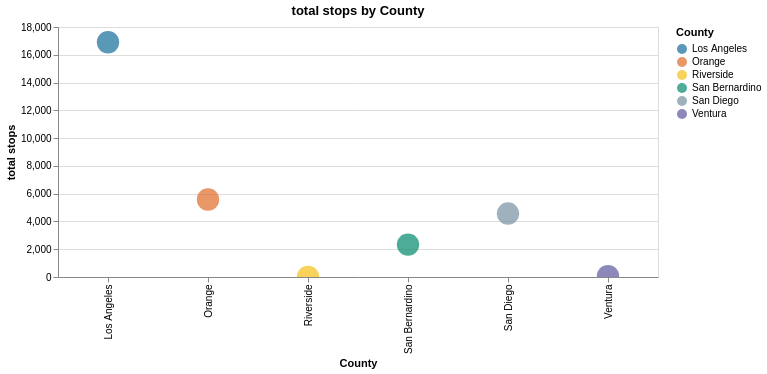
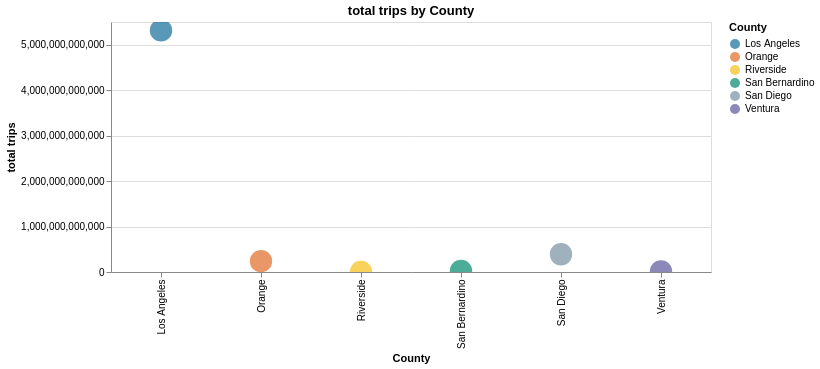
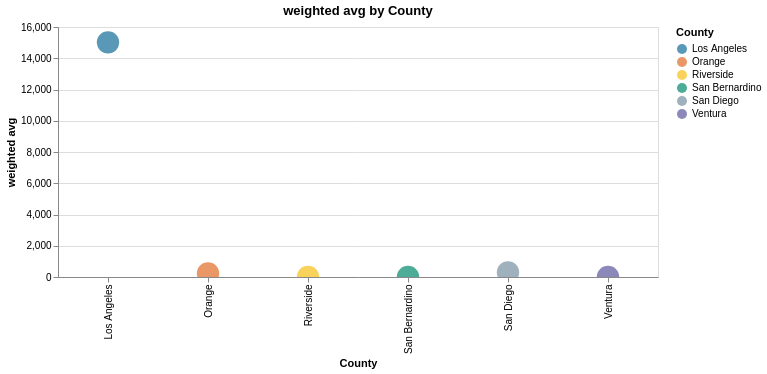

The cell these charts' notebook holds for them, in order:
### Code cell
charts(county_agg2, 'County')

### Figure 1 — Vega-Lite specification as saved in the notebook (floating-point values rounded to 4 significant figures)
{"config": {"view": {"continuousWidth": 400, "continuousHeight": 300}}, "data": {"name": "data-8009dfb53e46791a273635db76924370"}, "mark": {"type": "circle", "size": 500}, "encoding": {"color": {"field": "County", "scale": {"range": ["#136C97", "#E16B26", "#F6BF16", "#00896B", "#7790A3", "#5B559C"]}, "type": "nominal"}, "tooltip": [{"field": "County", "type": "nominal"}, {"field": "total_stops", "type": "quantitative"}], "x": {"field": "County", "title": "County", "type": "nominal"}, "y": {"field": "total_stops", "title": "total stops", "type": "quantitative"}}, "height": 250, "selection": {"selector025": {"type": "interval", "bind": "scales", "encodings": ["x", "y"]}}, "title": "total stops by County", "width": 600, "$schema": "https://vega.github.io/schema/vega-lite/v4.17.0.json", "datasets": {"data-8009dfb53e46791a273635db76924370": [{"County": "Los Angeles", "total_stops": 16900}, {"County": "Orange", "total_stops": 5581}, {"County": "Riverside", "total_stops": 5}, {"County": "San Bernardino", "total_stops": 2331}, {"County": "San Diego", "total_stops": 4569}, {"County": "Ventura", "total_stops": 55}]}}

### Figure 2 — Vega-Lite specification as saved in the notebook (floating-point values rounded to 4 significant figures)
{"config": {"view": {"continuousWidth": 400, "continuousHeight": 300}}, "data": {"name": "data-29e667181501bb7b155ec68b42e4798e"}, "mark": {"type": "circle", "size": 500}, "encoding": {"color": {"field": "County", "scale": {"range": ["#136C97", "#E16B26", "#F6BF16", "#00896B", "#7790A3", "#5B559C"]}, "type": "nominal"}, "tooltip": [{"field": "County", "type": "nominal"}, {"field": "total_trips", "type": "quantitative"}], "x": {"field": "County", "title": "County", "type": "nominal"}, "y": {"field": "total_trips", "title": "total trips", "type": "quantitative"}}, "height": 250, "selection": {"selector026": {"type": "interval", "bind": "scales", "encodings": ["x", "y"]}}, "title": "total trips by County", "width": 600, "$schema": "https://vega.github.io/schema/vega-lite/v4.17.0.json", "datasets": {"data-29e667181501bb7b155ec68b42e4798e": [{"County": "Los Angeles", "total_trips": 5314912123103}, {"County": "Orange", "total_trips": 239217387671}, {"County": "Riverside", "total_trips": 84197774}, {"County": "San Bernardino", "total_trips": 25322888430}, {"County": "San Diego", "total_trips": 389998394655}, {"County": "Ventura", "total_trips": 11153009667}]}}

### Figure 3 — Vega-Lite specification as saved in the notebook (floating-point values rounded to 4 significant figures)
{"config": {"view": {"continuousWidth": 400, "continuousHeight": 300}}, "data": {"name": "data-5db1ad781169f38bf05cf7134ae9495b"}, "mark": {"type": "circle", "size": 500}, "encoding": {"color": {"field": "County", "scale": {"range": ["#136C97", "#E16B26", "#F6BF16", "#00896B", "#7790A3", "#5B559C"]}, "type": "nominal"}, "tooltip": [{"field": "County", "type": "nominal"}, {"field": "weighted_avg", "type": "quantitative"}], "x": {"field": "County", "title": "County", "type": "nominal"}, "y": {"field": "weighted_avg", "title": "weighted avg", "type": "quantitative"}}, "height": 250, "selection": {"selector027": {"type": "interval", "bind": "scales", "encodings": ["x", "y"]}}, "title": "weighted avg by County", "width": 600, "$schema": "https://vega.github.io/schema/vega-lite/v4.17.0.json", "datasets": {"data-5db1ad781169f38bf05cf7134ae9495b": [{"County": "Los Angeles", "weighted_avg": 15020.0}, {"County": "Orange", "weighted_avg": 223.2}, {"County": "Riverside", "weighted_avg": 7.039e-05}, {"County": "San Bernardino", "weighted_avg": 9.87}, {"County": "San Diego", "weighted_avg": 297.9}, {"County": "Ventura", "weighted_avg": 0.1026}]}}
